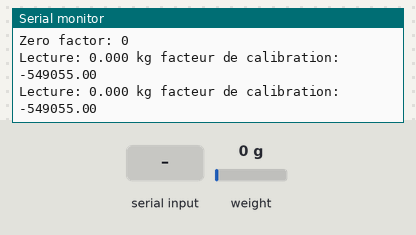
Bench run of a sketch on a simulated ESP8266 (NodeMCU). Parts: the last lines printed to the serial monitor. Inputs (shaded band) come from the test bench; at power-on: weight on the scale 0 g.

Above: at 3.4 s.
3.5 s: weight on the scale set to 100 g
At 4.8 s:
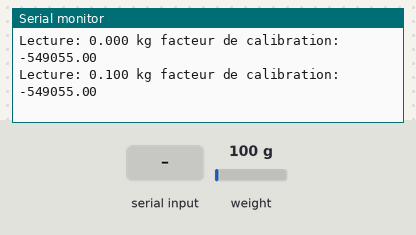
5.0 s: "+" received over Serial
At 5.9 s:
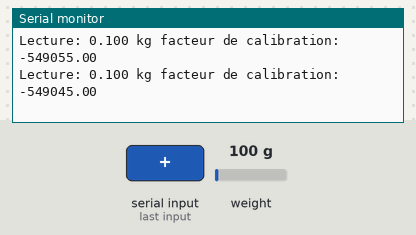
6.5 s: "a" received over Serial
At 7.5 s:
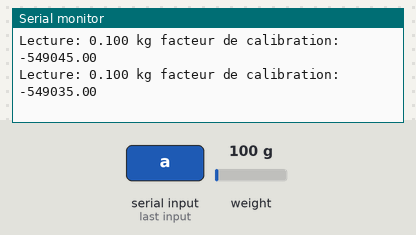
8.0 s: weight on the scale set to 1250 g
At 9.7 s:
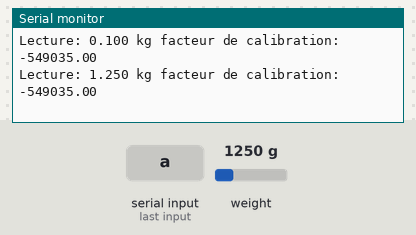
Timing chart, 0 to 10.5 s (numbered marks = the images above; inputs shaded):
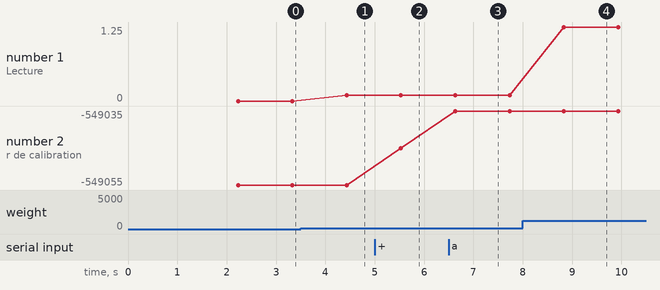

Measured:
- after the input at 3.5 s, the serial monitor: prints a new line after 0.93 s (image 1)
- after the input at 5.0 s, the serial monitor: prints a new line after 0.53 s (image 2)
- after the input at 6.5 s, the serial monitor: prints a new line after 0.13 s (image 3)
- after the input at 8.0 s, the serial monitor: prints a new line after 0.83 s (image 4)
- plotted number 1: 0 → 0.1 after the input at 3.5 s, 0.1 → 1.25 after the input at 8.0 s
- plotted number 2: -549055 → -549045 after the input at 5.0 s, -549045 → -549035 after the input at 6.5 s

The sketch:

calibration.ino
```cpp
#include "HX711.h"
#define DOUT  D7
#define CLK  D5

HX711 scale;

float calibration_factor = -549055  ; // -139055 valeur à ajuster selon la balance

void setup() {
  Serial.begin(9600);
  scale.begin(DOUT, CLK);
  Serial.println("Retirer tout objet de la balance");
  Serial.println("Poser un objet avec une masse connue");
  Serial.println("Appuyer a,s,d,f pour augmenter le facteur de calibration  respectivement par 10,100,1000,10000");
  Serial.println("Appuyer z,x,c,v pour diminuer le facteur de calibration  respectivement par 10,100,1000,10000 ");
  Serial.println("Appuyer t pour tarer");
  scale.set_scale();
  scale.tare(); //mettre la balance à 0

  long zero_factor = scale.read_average();
  Serial.print("Zero factor: ");
  Serial.println(zero_factor);
}

void loop() {

  scale.set_scale(calibration_factor); //Ajuster le facteur de calibrationfactor

  Serial.print("Lecture: ");
  Serial.print(scale.get_units(), 3);
  Serial.print(" kg");
  Serial.print(" facteur de calibration: ");
  Serial.print(calibration_factor);
  Serial.println();
  delay(1000);
  if(Serial.available())
  {
    char temp = Serial.read();
    if(temp == '+' || temp == 'a')
      calibration_factor += 10;
    else if(temp == '-' || temp == 'z')
      calibration_factor -= 10;
    else if(temp == 's')
      calibration_factor += 100;
    else if(temp == 'x')
      calibration_factor -= 100;
    else if(temp == 'd')
      calibration_factor += 1000;
    else if(temp == 'c')
      calibration_factor -= 1000;
    else if(temp == 'f')
      calibration_factor += 10000;
    else if(temp == 'v')
      calibration_factor -= 10000;
    else if(temp == 't')
      scale.tare();
  }
}
```
